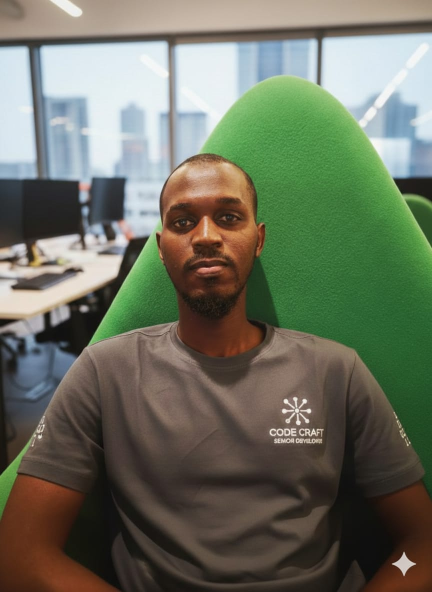
#> input picture image.png, 864 x 1184 px (shown at 1/2 size)
$ python optimize_images.py --input .. --output out
#> lines starting #> are read from the running program, lines starting #| are printed output that depends on the picture
#!/usr/bin/env python3
"""
Image optimization script for portfolio project.
Converts images to WebP, compresses, and generates responsive sizes.

Usage:
    python optimize_images.py --input <input_dir> --output <output_dir>

Example:
    python optimize_images.py --input frontend/public/images --output frontend/public/images/optimized
"""

import argparse
import os
import sys
from pathlib import Path
from PIL import Image

# Responsive image sizes to generate
SIZES = {
    'thumbnail': 400,
    'medium': 800,
    'large': 1200,
}

# WebP quality (0-100, 80-85 is good balance)
WEBP_QUALITY = 85

def optimize_image(input_path: Path, output_dir: Path):
    """
    Optimize a single image: convert to WebP and generate multiple sizes.

    Args:
        input_path: Path to source image
        output_dir: Directory to save optimized images
    """
    try:
        # Open image
        img = Image.open(input_path)
#> img is the input picture: PIL image 864x1184 RGB; mean R, G, B 107.4, 112.2, 95.4

        # Convert RGBA to RGB if needed (for JPEG compatibility)
        if img.mode in ('RGBA', 'LA', 'P'):
            background = Image.new('RGB', img.size, (255, 255, 255))
            if img.mode == 'P':
                img = img.convert('RGBA')
            background.paste(img, mask=img.split()[-1] if img.mode == 'RGBA' else None)
            img = background

        # Get base filename without extension
        base_name = input_path.stem

        # Generate responsive sizes
        for size_name, width in SIZES.items():
            # Skip if image is smaller than target size
            if img.width < width:
                continue

            # Calculate height maintaining aspect ratio
            aspect_ratio = img.height / img.width
            height = int(width * aspect_ratio)

            # Resize image
            resized = img.resize((width, height), Image.Resampling.LANCZOS)

            # Save as WebP
            output_path = output_dir / f"{base_name}-{width}w.webp"
            resized.save(output_path, 'WEBP', quality=WEBP_QUALITY, method=6)

            print(f"  ✅ Created {output_path.name} ({width}x{height})")
#> this loop made 3 passes
#> pass 1, in optimize_image, `resized = img.resize((width, height), Image.Resampling.LANCZOS)`:
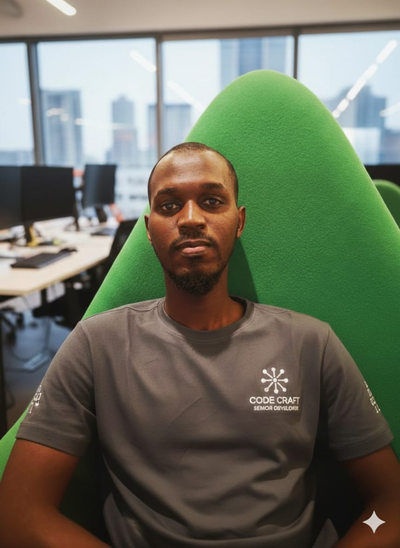
#> resized: PIL image 400x548 RGB; mean R, G, B 107.4, 112.2, 95.4

        # Also save original size as WebP
        original_output = output_dir / f"{base_name}.webp"
        img.save(original_output, 'WEBP', quality=WEBP_QUALITY, method=6)
        print(f"  ✅ Created {original_output.name} (original size)")

    except Exception as e:
        print(f"  ❌ Error processing {input_path.name}: {str(e)}")

def main():
    parser = argparse.ArgumentParser(description='Optimize images for web delivery')
    parser.add_argument('--input', required=True, help='Input directory containing images')
    parser.add_argument('--output', required=True, help='Output directory for optimized images')
    args = parser.parse_args()

    input_dir = Path(args.input)
    output_dir = Path(args.output)

    # Validate input directory
    if not input_dir.exists():
        print(f"❌ Input directory does not exist: {input_dir}")
        sys.exit(1)

    # Create output directory
    output_dir.mkdir(parents=True, exist_ok=True)

    # Find all images
    image_extensions = {'.jpg', '.jpeg', '.png'}
    images = [
        f for f in input_dir.iterdir()
        if f.is_file() and f.suffix.lower() in image_extensions
    ]

    if not images:
        print(f"⚠️  No images found in {input_dir}")
        sys.exit(0)

    print(f"🖼️  Found {len(images)} images to optimize\n")

    # Process each image
    for img_path in images:
        print(f"Processing {img_path.name}...")
        optimize_image(img_path, output_dir)
        print()

    print(f"✨ Optimization complete! Check {output_dir}")

    # Show size comparison
    input_size = sum(f.stat().st_size for f in images)
    output_size = sum(f.stat().st_size for f in output_dir.iterdir() if f.is_file())
    reduction = ((input_size - output_size) / input_size) * 100

    print(f"\n📊 Size reduction: {reduction:.1f}%")
    print(f"   Before: {input_size / 1024 / 1024:.2f} MB")
    print(f"   After:  {output_size / 1024 / 1024:.2f} MB")

if __name__ == "__main__":
    main()
